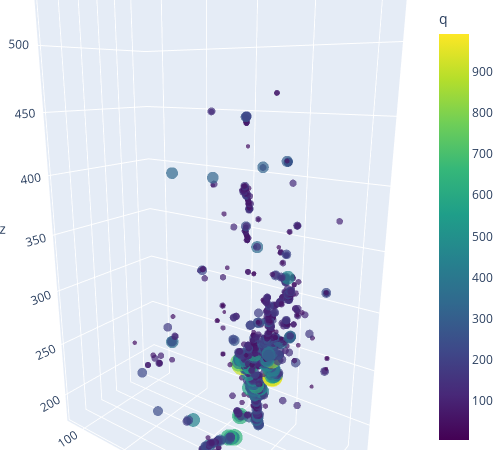

Here is the notebook cell this chart was saved with:
### Code cell
plot('../eta-pi-data/eta-pi0-testing.h5', '1 Eta', 10) # 5 is a nice two shower pi0, 7 has a large shower, eta2,

### Figure 1 — Plotly figure (JSON) as saved in the notebook; plotly's stock layout.template omitted (floating-point values rounded to 4 significant figures; data arrays with more than 128 entries replaced by an {"elided": "..."} marker saying what was removed)
{"data": [{"hovertemplate": "x=%{x}<br>y=%{y}<br>z=%{z}<br>q=%{marker.color}<extra></extra>", "legendgroup": "", "marker": {"color": {"elided": "1625 float values"}, "coloraxis": "coloraxis", "colorscale": [[0, "#440154"], [0.1111, "#482878"], [0.2222, "#3e4989"], [0.3333, "#31688e"], [0.4444, "#26828e"], [0.5556, "#1f9e89"], [0.6667, "#35b779"], [0.7778, "#6ece58"], [0.8889, "#b5de2b"], [1, "#fde725"]], "line": {"width": 0}, "size": {"elided": "1625 float values"}, "sizemode": "area", "sizeref": 2.478, "symbol": "circle"}, "mode": "markers", "name": "", "scene": "scene", "showlegend": false, "type": "scatter3d", "x": {"elided": "1625 float values"}, "y": {"elided": "1625 float values"}, "z": {"elided": "1625 float values"}}], "layout": {"coloraxis": {"colorbar": {"title": {"text": "q"}}, "colorscale": [[0, "#440154"], [0.1111, "#482878"], [0.2222, "#3e4989"], [0.3333, "#31688e"], [0.4444, "#26828e"], [0.5556, "#1f9e89"], [0.6667, "#35b779"], [0.7778, "#6ece58"], [0.8889, "#b5de2b"], [1, "#fde725"]]}, "height": 450, "legend": {"itemsizing": "constant", "tracegroupgap": 0}, "margin": {"b": 0, "l": 0, "r": 0, "t": 0}, "scene": {"camera": {"eye": {"x": -1.5, "y": -1.1, "z": 0.5}}, "domain": {"x": [0, 1], "y": [0, 1]}, "xaxis": {"title": {"text": "x"}}, "yaxis": {"title": {"text": "y"}}, "zaxis": {"title": {"text": "z"}}}, "width": 500}}
